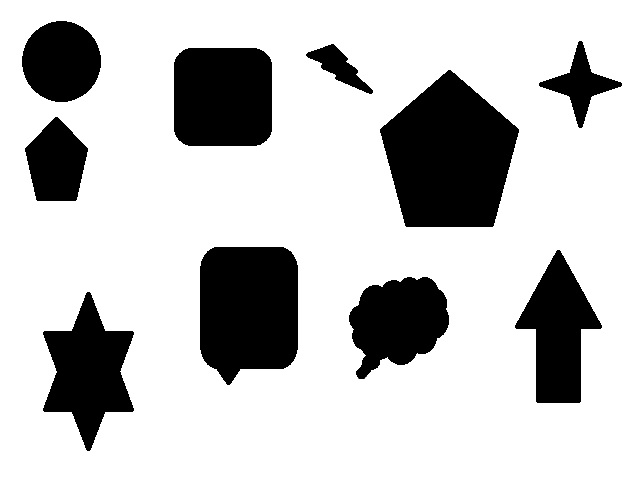
//> input picture images/variosobjetos.jpg, 640 x 480 px
$ ./questao34   (built with g++ and OpenCV 4)
//> lines starting //> are read from the running program, lines starting //| are printed output that depends on the picture; after the words box and inside, x2 and y2 are one past the last pixel; in counts of white or black regions, pixels touching at a corner belong together
#include <iostream>
#include <opencv2/highgui.hpp>
#include <opencv2/imgproc.hpp>
#include <opencv2/highgui/highgui_c.h>
#include <stdio.h>

using namespace std;
using namespace cv;

Mat imagem;
Mat gray;
RNG rng(12345);
int thresh = 100;
int max_thresh = 255;
int cont = 0;

int main()
{

	imagem = imread("C:/Users/User/Desktop/GIT/LapiscoComputerVisionRepo/images/variosobjetos.jpg", 1);
//> imagem is the input picture: 480 rows x 640 cols, CV_8UC3; min 0, max 255, mean 196.7

	imshow("IMAGEM ORIGINAL", imagem);

	cvtColor(imagem, gray, CV_BGR2GRAY);

	Mat canny_output;
	vector<vector<Point> > contours;
	vector<Vec4i> hierarchy;

	Canny(gray, canny_output, thresh, thresh * 2, 3);
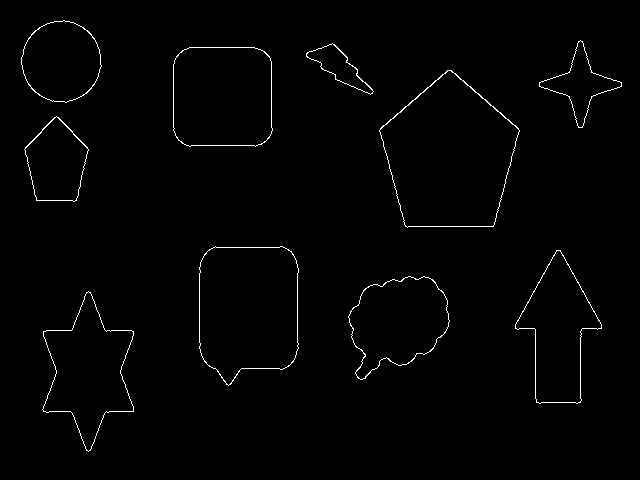
//> canny_output: 480 rows x 640 cols, CV_8UC1; 1.1% white in thin lines or dots, all inside (x1, y1, x2, y2) = (21, 20, 622, 452)

	findContours(canny_output, contours, hierarchy, CV_RETR_EXTERNAL, CV_CHAIN_APPROX_SIMPLE, Point(0, 0));
//> contours = 10 contours; largest, box (x1, y1, x2, y2) and area: (379, 70, 520, 228) 15301, (199, 246, 299, 386) 11764, (173, 47, 273, 147) 9314, (42, 291, 134, 452) 7760, (515, 250, 602, 404) 6985
	/*     ANALISAR
		1- Imagem que saiu do canny
		2- Detectas os contornos (vao ser tratados como um vetor de pontos)
		3- Disposicao dos contornos
		4- Modo
		5- Metodo  */


		/* Observe que os contornos, linhas... sao tratados como um vetor de pontos */

	vector<vector<Point> > contours_poly(contours.size());
//> contours_poly = 10 empty contours
	vector<Rect> boundRect(contours.size());

	for (int i = 0; i < contours.size(); i++)
	{
		approxPolyDP(Mat(contours[i]), contours_poly[i], 3, true);
		boundRect[i] = boundingRect(Mat(contours_poly[i]));
	}
//> this loop made 10 passes

	/* Observa玢o, esses retangulos s鉶 os menores possiveis que podem ser feitos na imagem */


	Mat drawing = Mat::zeros(canny_output.size(), CV_8UC3);

	for (int i = 0; i < contours.size(); i++)
	{
		printf("Area do contorno %d eh %f\n", i, contourArea(contours[i]));
		Scalar color = Scalar(rng.uniform(0, 255), rng.uniform(0, 255), rng.uniform(0, 255));  //A cor dos contornos
		drawContours(drawing, contours, i, color, 2, 8, hierarchy, 0, Point()); //Funcao pra desenhar contornos
		rectangle(drawing, boundRect[i].tl(), boundRect[i].br(), color, 2, 8, 0); //Funcao pra desenhar o retangulo
		Rect region = Rect(boundRect[i]);
		Mat image = drawing(region);
		imshow("IMAGE", image);
		waitKey(0);
	}
//> this loop made 10 passes
//> region on passes 1 to 10: Rect(42, 291, 92, 161), Rect(348, 276, 102, 103), Rect(515, 250, 87, 154), Rect(199, 246, 100, 140), Rect(25, 116, 64, 86), Rect(379, 70, 141, 158), Rect(173, 47, 100, 100), Rect(306, 44, 67, 50), Rect(539, 40, 83, 88), Rect(21, 20, 81, 83)
//| Area do contorno 0 eh 7760.000000
//| Area do contorno 1 eh 6943.500000
//| Area do contorno 2 eh 6985.000000
//| Area do contorno 3 eh 11763.500000
//| Area do contorno 4 eh 3742.000000
//| Area do contorno 5 eh 15301.000000
//| Area do contorno 6 eh 9313.500000
//| Area do contorno 7 eh 1216.500000
//> (output is shown up to pass 8 of 10)
//> pass 1, `Mat image = drawing(region);`:
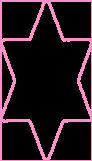
//> image: 161 rows x 92 cols, CV_8UC3; mean B, G, R 30.1, 21.2, 37.7
//> pass 2, `Mat image = drawing(region);`:
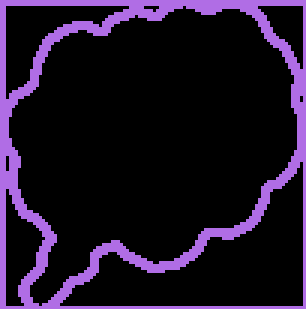
//> image: 103 rows x 102 cols, CV_8UC3 (shown 3 times larger); mean B, G, R 37.6, 17.9, 28.9
//> pass 3, `Mat image = drawing(region);`:
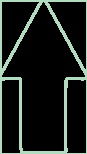
//> image: 154 rows x 87 cols, CV_8UC3; mean B, G, R 28.1, 32.2, 25.9
//> after the loop:
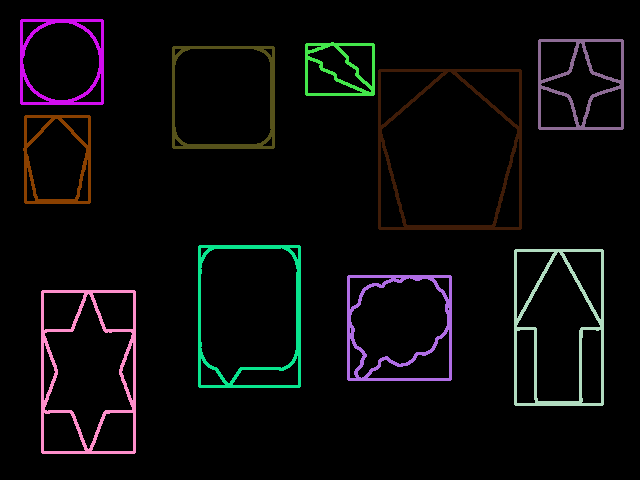
//> drawing: 480 rows x 640 cols, CV_8UC3; mean B, G, R 9.2, 8.6, 9.6

	imshow("Contours", drawing);

	imagem.release();
	gray.release();
	canny_output.release();
	drawing.release();

	waitKey(0);

	return(0);

}
